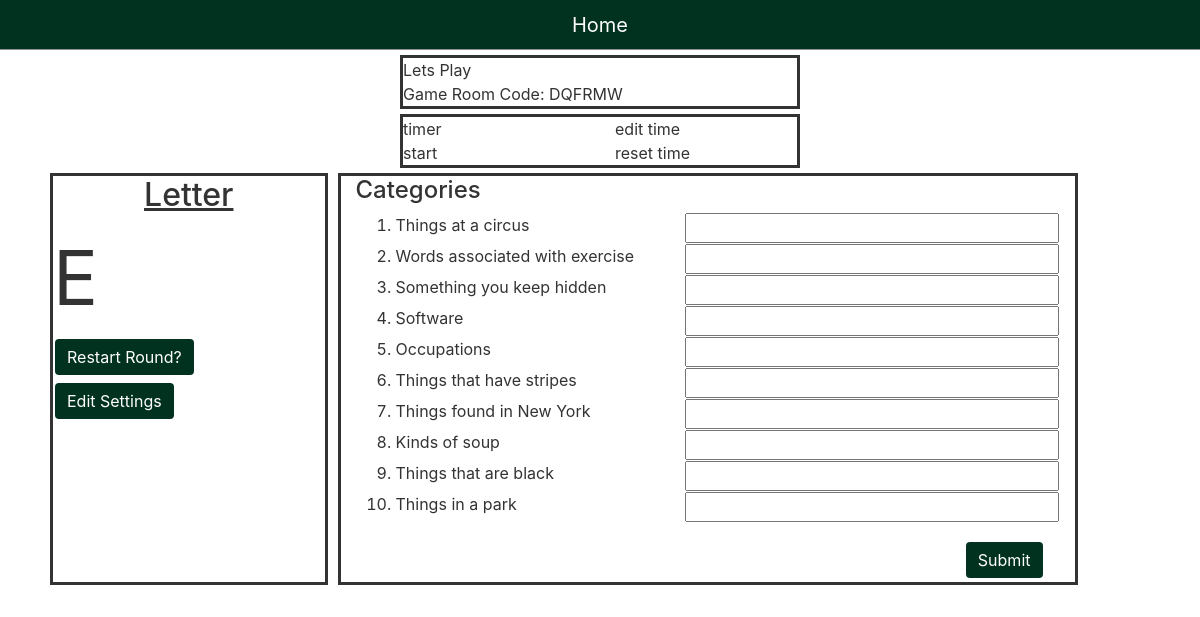
Page /board/DQFRMW/ on the committed database.
### game/models.py (models this page shows, shortened)
class Game(models.Model):
    code = models.CharField(max_length=6)

class GlobalCategory(models.Model):
    name = models.CharField(max_length=100)
    def __str__(self):
        return self.name

### game/views.py (the view)
# urls.py: path('board/', views.board, name='board'),
def board(request, game_code=''):
    try:
        Game.objects.get(code=game_code)
    except:
        messages.error(request, f'Game code does not exist')
        return redirect('home')
    if game_code != '':
        game = Game.objects.get(code=game_code)
        all_categories = sorted(GlobalCategory.objects.all(), key=lambda x: random.random())
        categories = all_categories[:10]
        all_letters = str(Config.objects.values_list('letters',flat=True)[0])
        letters = list(all_letters.split(","))
        context = {
            'title':'board',
            'game_code': game_code,
            'categories': categories,
            'letter' : random.choice(letters)
        }
    return render(request, 'game/board.html', context)

### game/templates/game/board.html
{% extends "game/base.html" %}
{% block content %}
<div class="container-home" style="border-style: solid; margin: auto; margin-top: 5px;">
    <div>Lets Play</div>
    <div>Game Room Code: {{ game_code }}</div>
</div>
<div class="container-home" style="border-style: solid; margin: auto; margin-top: 5px;">
    <div class="row">
        <div class="col-6">
            <div>timer</div>
            <div>start</div>
        </div>
        <div class="col-6">
            <div>edit time</div>
            <div>reset time</div>
        </div>
    </div>
</div>
<div class="container">
    <div class="row">
        <div class="col-sm-3" style="border-style: solid; margin: 5px;">
            <h2 style="text-align: center;"><u>Letter</u></h2>
            <div class="row" style="text-align: center; font-size: 75px;">{{letter}}</div>
            <div class="row">
                <button class="btn btn-primary">
                    Restart Round?
                </button>
            </div>
            <div class="row">
                <button class="btn btn-primary">
                    Edit Settings
                </button>
            </div>
        </div>
        <div class="col-sm-8" style="border-style: solid; margin: 5px;">
            <h4>Categories</h4>
            <form action="POST">
                <ol>
                    {% for category in categories%}
                    <li>
                        <div class="row" style="margin-bottom: 1px;">
                            <div class="col-md-5 text-left">
                                    {{category}}
                            </div>
                            <div class="col-md-7">
                                    <input type="text" style="width: 100%;">
                            </div>
                        </div>
                    </li>
                    {% endfor %}
                </ol>
                <div class="col-md-12 text-right">
                    <button type="submit" class="btn btn-primary">Submit</button>
                </div>
            </form>
        </div>
    </div>
</div>
{% endblock content%}

### game/templates/game/base.html (shortened to what this page needs)
{% load static %}
<!DOCTYPE html>
<html>
<head>
  <link rel="stylesheet" href="https://maxcdn.bootstrapcdn.com/bootstrap/4.0.0/css/bootstrap.min.css"
>
  <link rel="stylesheet" type="text/css" href="{% static 'home/main.css' %}">
</head>
<body>
  <header class="site-header">
    <nav class="navbar navbar-default navbar-fixed-top"
      style="background-color: #013220; border-bottom: thin solid #909090;">
      <div class="container" style="text-align: center;">
        <a class="navbar-brand navlink-center" style="color: white; text-align: center;"
          href="{% url 'home' %}">Home</a>
      </div>
    </nav>
  </header>
  <main role="main" class="container" style="background-color: white; ">
    <div class="row">
      <div class="col-lg-12">
        {% block content %}
        {% endblock %}
      </div>
    </div>
  </main>
</body>

### game/static/home/main.css (style rules this page uses)
body { color: #333333; }
.navbar { height: 50px; }
.navlink-center { float: none; position: absolute; top: 50%; left: 50%; transform: translate(-50%, -50%); }
.btn-primary { background-color: #013220 !important; border-color: #013220; margin: 2px; border: none; color: white; text-align: center; text-decoration: none; display: inline-block; font-size: 16px; margin: 4px 2px; cursor: pointer; }
@media (min-width: 400px) { .container-home { max-width: 400px; } }

### rows in the picture
Game: code "DQFRMW"
GlobalCategory: name "Things at a circus"
GlobalCategory: name "Words associated with exercise"
GlobalCategory: name "Something you keep hidden"
GlobalCategory: name "Software"
GlobalCategory: name "Occupations"
GlobalCategory: name "Things that have stripes"
GlobalCategory: name "Things found in New York"
GlobalCategory: name "Kinds of soup"
GlobalCategory: name "Things that are black"
GlobalCategory: name "Things in a park"
